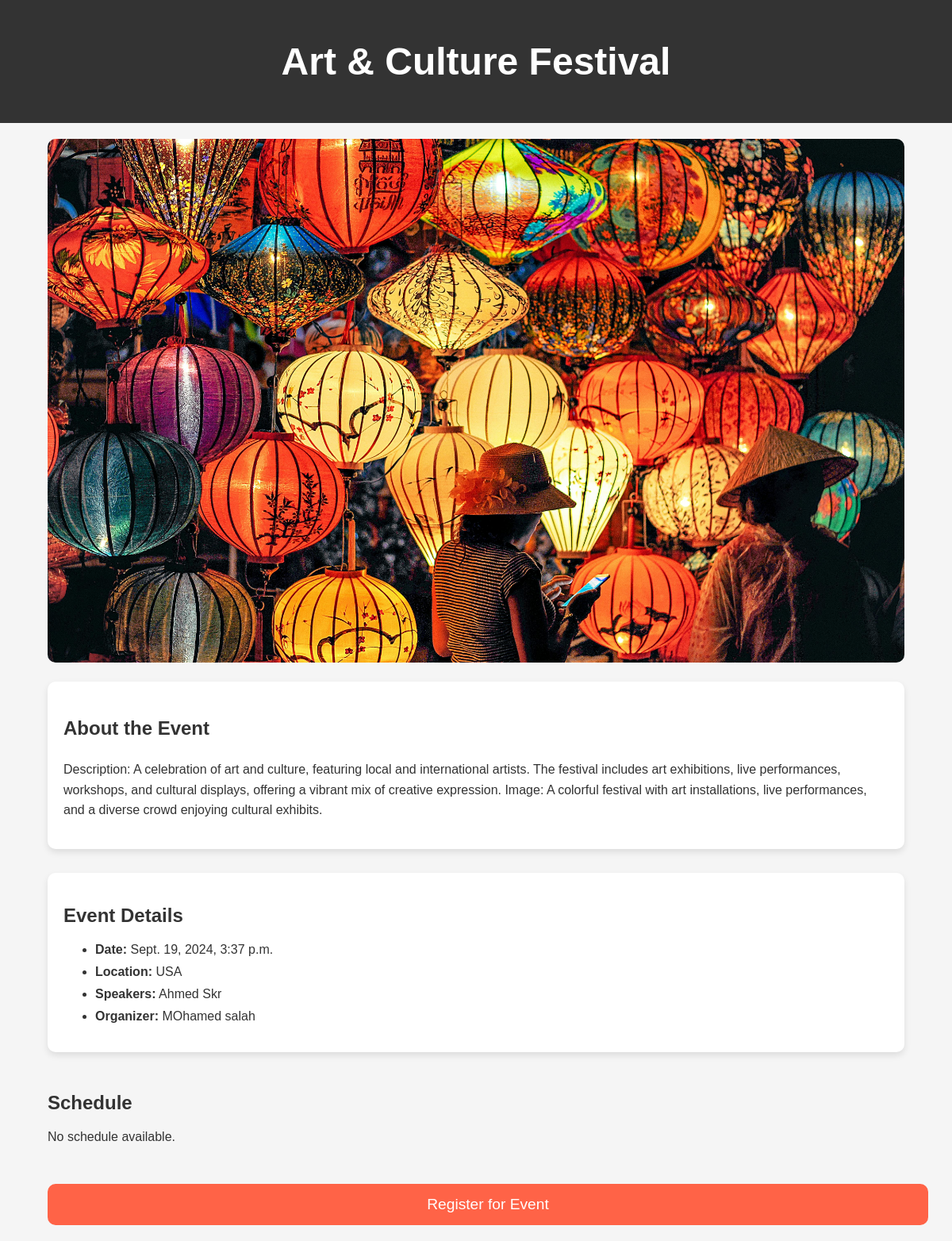
Screenshot of /event/7/ with the database file from the repository.
### events/models.py (models this page shows, shortened)
class Event(models.Model):
    title = models.CharField(max_length=100)
    description = models.TextField()
    date = models.DateTimeField()
    location = models.CharField(max_length=255)
    image = models.ImageField(upload_to='event_images/', blank=True, null=True)
    Speakers = models.CharField(max_length=255, default='Yossef mohamed')
    organizer = models.CharField(max_length=200, default='MOhamed salah')

### events/views.py (the view)
# urls.py: path('event/<int:event_id>/', views.event_detail, name='event_detail'),
def event_detail(request, event_id):
    event = get_object_or_404(Event, id=event_id)
    return render(request, 'events/event_detail.html', {'event': event})

### templates/events/event_detail.html (shortened to what this page needs)
<!DOCTYPE html>
<html lang="en">
<head>
</head>
<body>
    <div class="header">
        <h1>{{ event.title }}</h1>
    </div>
    <div class="container">
        {% if event.image %}
            <img class="event-image" src="{{ event.image.url }}" alt="{{ event.title }}">
        {% endif %}
        <div class="event-info">
            <div class="event-description">
                <h2>About the Event</h2>
                <p>{{ event.description }}</p>
            </div>
            <div class="event-details">
                <h2>Event Details</h2>
                <ul>
                    <li><span>Date:</span> {{ event.date }}</li>
                    <li><span>Location:</span> {{ event.location }}</li>
                    <li><span>Speakers:</span> {{ event.Speakers }}</li>
                    <li><span>Organizer:</span> {{ event.organizer }}</li>
                </ul>
            </div>
        </div>
        <div class="event-schedule">
            <h2>Schedule</h2>
            {% if event.schedule %}
                {% for item in event.schedule %}
                    <div class="schedule-item">
                        <h3>{{ item.time }} - {{ item.activity }}</h3>
                        <p>{{ item.description }}</p>
                    </div>
                {% endfor %}
            {% else %}
                <p>No schedule available.</p>
            {% endif %}
        </div>
        <a href="{% url 'register_for_event' event.id %}" class="register-button">Register for Event</a>
    </div>
</body>
</html>

### templates/events/event_detail.html (style rules this page uses)
body { font-family: Arial, sans-serif; margin: 0; padding: 0; background-color: #f5f5f5; color: #333; }
.container { width: 90%; max-width: 1200px; margin: 0 auto; padding: 20px; }
.header { text-align: center; padding: 50px 0; background: #333; color: #fff; }
.header h1 { margin: 0; font-size: 3em; }
.event-image { width: 100%; height: auto; border-radius: 10px; margin-bottom: 20px; }
.event-info { display: flex; flex-wrap: wrap; gap: 30px; margin-bottom: 50px; }
.event-info > div { flex: 1 1 45%; background: #fff; padding: 20px; border-radius: 10px; box-shadow: 0 4px 8px rgba(0, 0, 0, 0.1); }
.event-description { line-height: 1.6; }
.event-details { list-style: none; padding: 0; margin: 0; }
.event-details li { margin-bottom: 10px; }
.event-details li span { font-weight: bold; }
.event-schedule { margin-bottom: 50px; }
.event-schedule h2 { margin-bottom: 20px; }
.register-button { display: block; width: 100%; text-align: center; padding: 15px; background: #ff6347; color: #fff; font-size: 1.2em; text-decoration: none; border-radius: 10px; transition: background 0.3s ease; }

### rows the page displays
Event: title "Art & Culture Festival", image (picture), description "Description: A celebration of art and culture, featuring local and international artists. The festival includes art exhibitions, live performances, workshops, and cultural displays, offering a vibrant mix of creative expression. Image: A colorful festival with art installations, live performances, and a diverse crowd enjoying cultural exhibits.", date "Sept. 19, 2024, 3:37 p.m.", location "USA", Speakers "Ahmed Skr", organizer "MOhamed salah"
